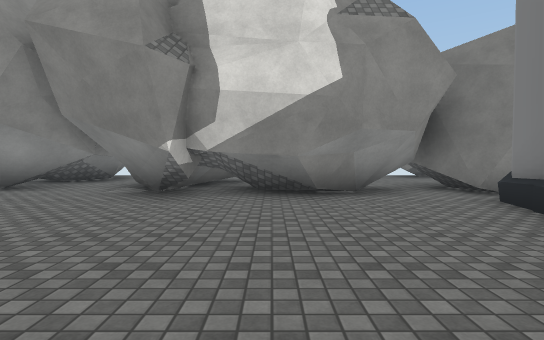
view 1 (above)

24 first-person views from a walk through a Unity game level. The camera is 1.3 m above the floor, tilts 2° down and sees 80° across. The floor is counted in squares, 2 m on a side. Each view is taken from the middle of a square. On the plan, view 1 faces up. The plan holds only what a view shows up to about 10 squares ahead; the rest is blank. The place goes on beyond the plan. The player character is not drawn. Some surface patterns are stand-ins.

view 2
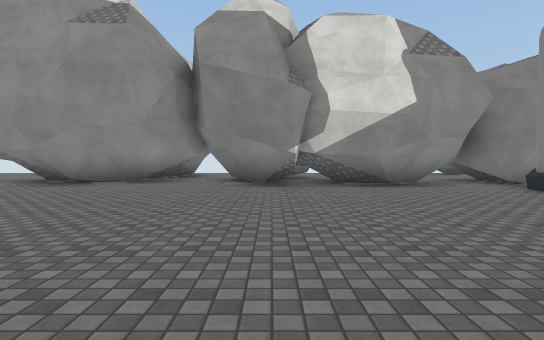

view 3
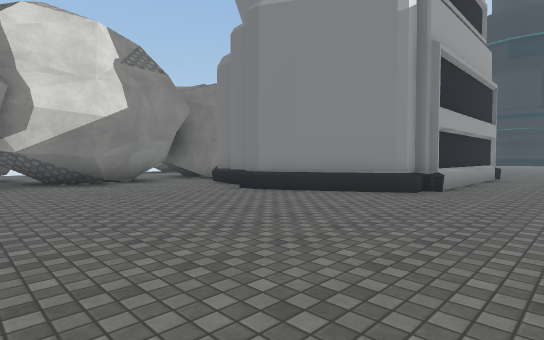

view 4
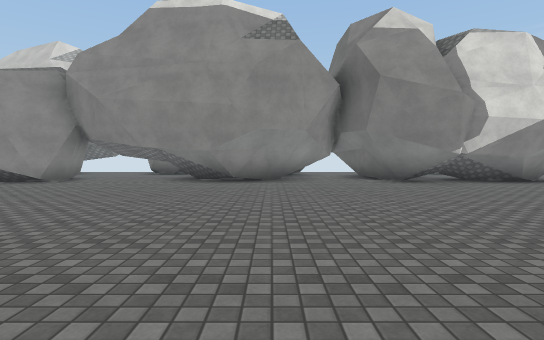

view 5
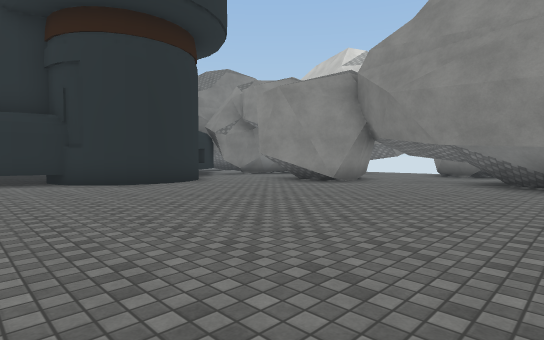

view 6
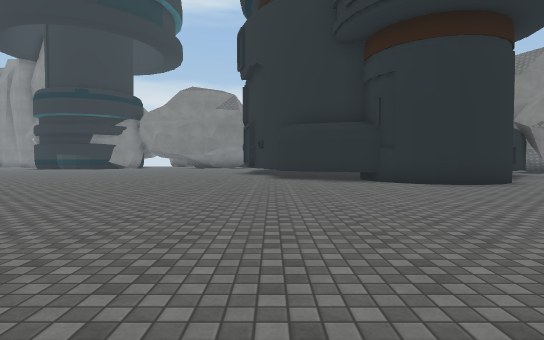

view 7
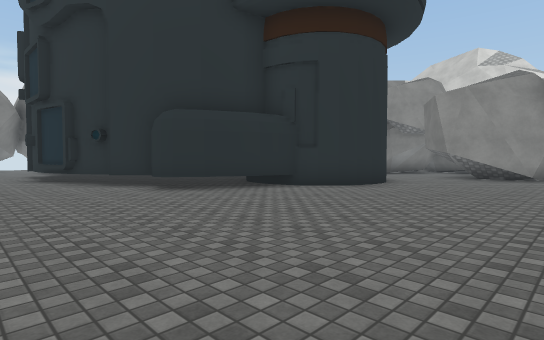

view 8
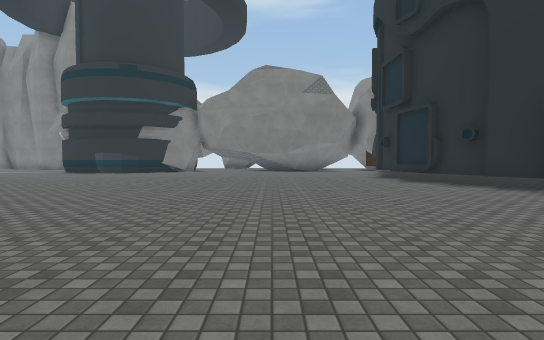

view 9
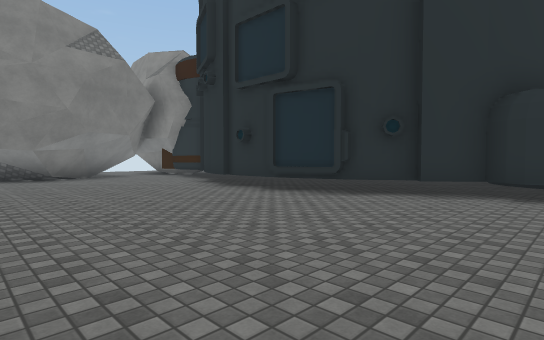

view 10
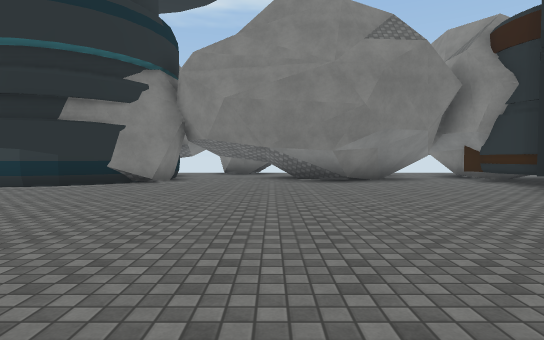

view 11
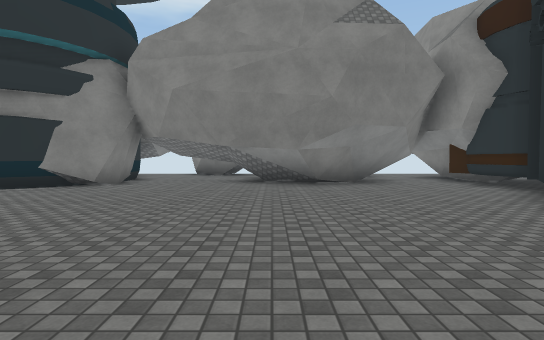

view 12
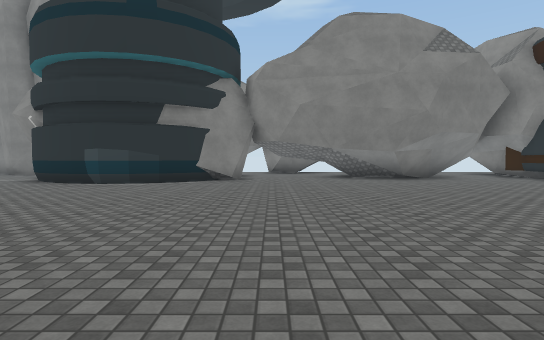

view 13
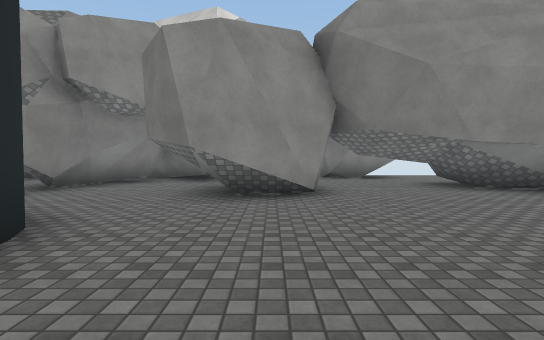

view 14
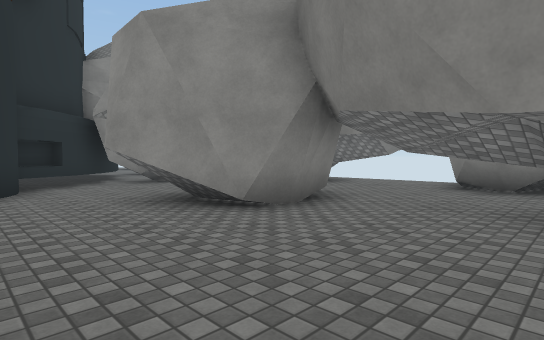

view 15
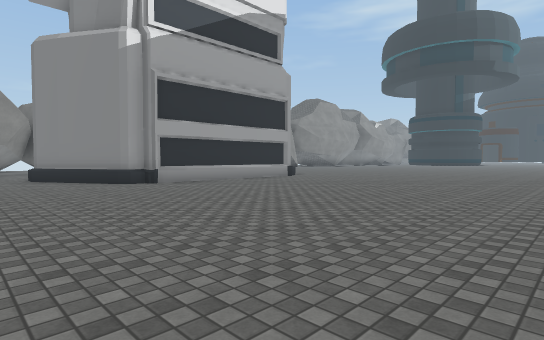

view 16
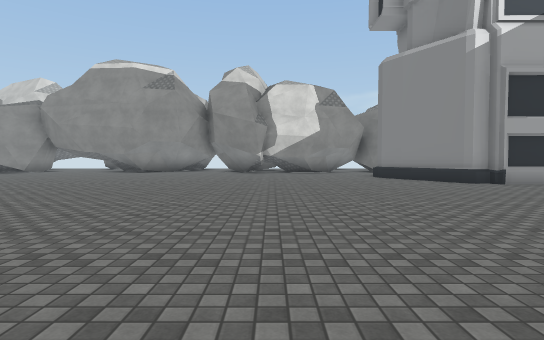

view 17
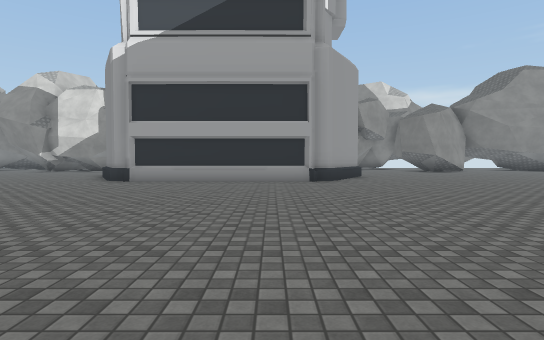

view 18
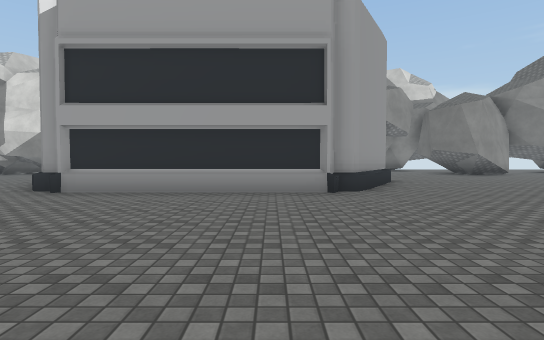

view 19
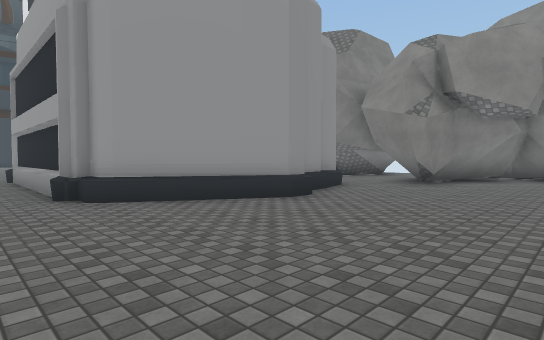

view 20
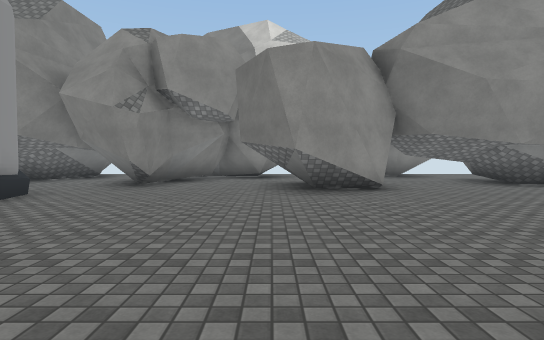

view 21
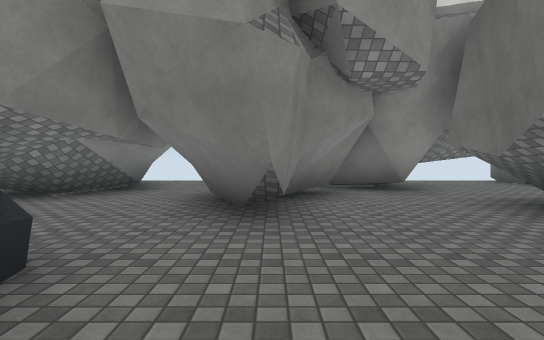

view 22
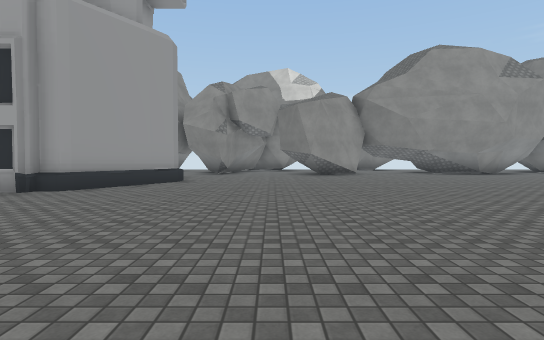

view 23
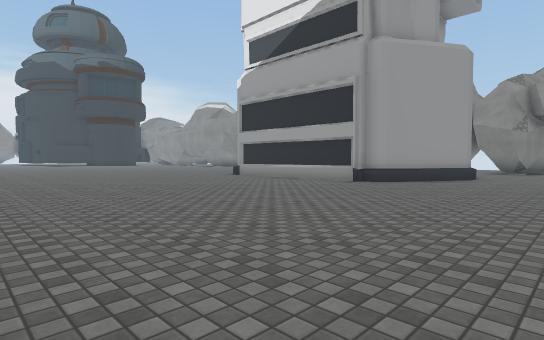

view 24
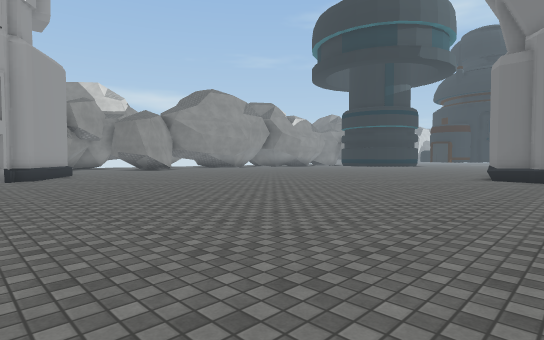

### Floor plan
Key: @ floor where view 1 was taken; # wall or solid block; x gap in a wall; . floor; T thing the floor can be seen under or through.
Columns run from 30 left of view 1 to 20 right of it. Each row starts with its distance up from view 1.
 10                    ##                   #.  ##T...
  9              ###  ..#   ##             ##.  ##T...
  8             ##.   #x##  ######         #..###.TT .
  7             #...  #.######.###  ###     ..##..TT .
  6             #...###...###..######.#      ..#..TT#..
  5             #...#...........###...#      #.....#...
  4             ##....................#      #.........
  3              ##..................##      ##........
  2               ##.................##      ##........
  1               ##..................#      #.........
  0              ##...............@...########.........
 -1              #.....................................
 -2             ##....................................
 -3 #######  ####.....................................
 -4  .....####.............  ........................
 -5  #....................   .......................
 -6  ##..................     ......................
 -7  ##.................       ......................
 -8  ##................         ......................
 -9  #................           . ...... .............
-10   ...............                      ...........#
-11 ................                       ...........#
-12 ###............                        ......
-13   ##.........
-14    #........
-15    #.......

Positions as (right, up) in squares from view 1, and headings:
1: (0, 0), facing up
2: (-2, -2), facing up
3: (-2, -3), facing up-right
4: (-6, -3), facing up
5: (-7, -2), facing up-left
6: (-7, -3), facing left
7: (-11, -6), facing up-left
8: (-12, -8), facing left
9: (-17, -9), facing up-left
10: (-19, -9), facing left
11: (-20, -8), facing left
12: (-18, -11), facing left
13: (-13, 0), facing up
14: (-9, 3), facing up-left
15: (1, -9), facing up-right
16: (-1, -9), facing up
17: (9, -10), facing up
18: (9, -7), facing up
19: (16, -2), facing up-left
20: (16, -1), facing up
21: (13, 3), facing up
22: (15, -7), facing up
23: (15, -9), facing up-left
24: (9, -12), facing up-right
